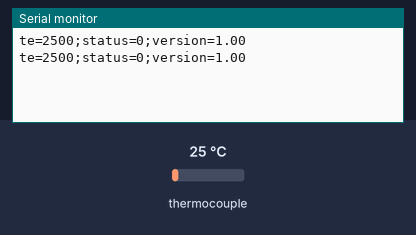
This sketch was run on a simulated Arduino Uno, built with avr-gcc and run on an emulated ATmega328P. Parts: the last lines printed to the serial monitor. The inputs (shaded band) are chosen by the test bench; at power-on: thermocouple 25 °C.

Above: at 1.7 s.
1.8 s: thermocouple set to 6 °C
At 3.1 s:
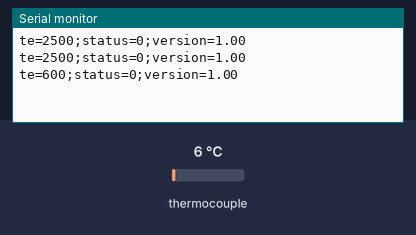
3.3 s: thermocouple set to 75 °C
At 4.0 s:
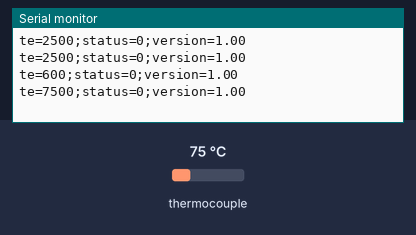
Timing chart, 0 to 6.3 s (numbered marks = the images above; inputs shaded):
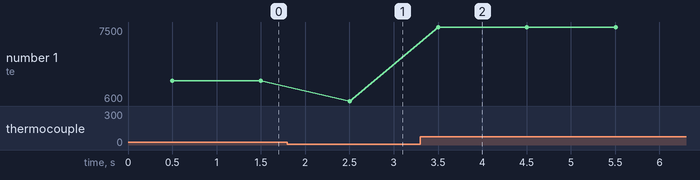

The sketch:

usb_thermocouple.ino
```cpp
#include <SPI.h>
#include "Adafruit_MAX31855.h"

#define STATUS_OK 0
#define VERSION "1.00"
#define INTERVAL_UPDATE 1000


#define MAXDO   1
#define MAXCS   2
#define MAXCLK  3

Adafruit_MAX31855 tm(MAXCLK, MAXCS, MAXDO);

void setup() {
  Serial.begin(9600);

  while (!Serial) delay(1);

  delay(500);
  if (!tm.begin()) {
    Serial.println("ERROR.");
    while (1) delay(10);
  }
}

void loop() {
  Serial.print("te=");
  int c = tm.readCelsius()*100;
  if (isnan(c)) {
  } else {
    Serial.print(c);
  }
  Serial.print(";status=");
  Serial.print(STATUS_OK);
  Serial.print(";version=");
  Serial.print(VERSION);
  Serial.print("\n");

  delay(INTERVAL_UPDATE);
}
```

Measured:
- after the input at 1.8 s, the serial monitor: prints a new line after 0.70 s (image 1)
- after the input at 3.3 s, the serial monitor: prints a new line after 0.20 s (image 2)
- plotted number 1: 2500 → 600 after the input at 1.8 s, 600 → 7500 after the input at 3.3 s
